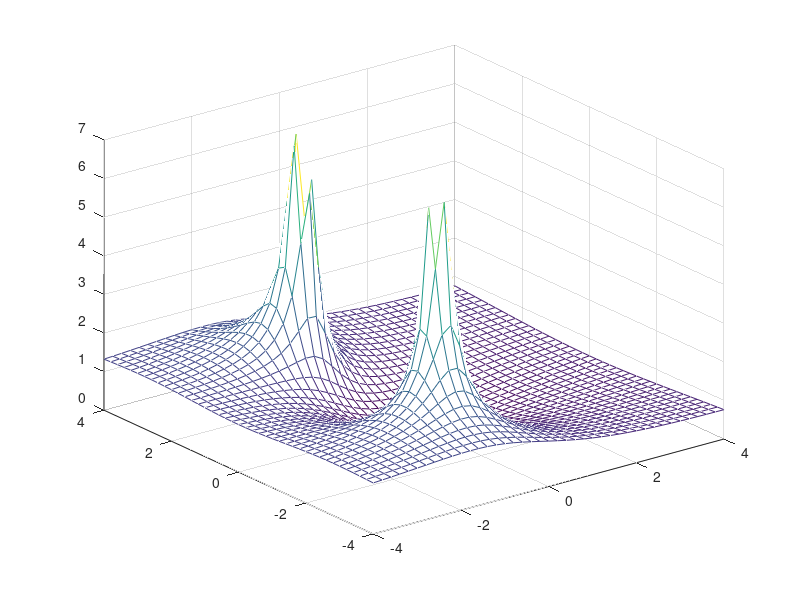

This chart was generated by the following MATLAB code:
#RLC voltage across R

clear
clf

G=@(s) s.^2./(s.^2+2.*s+5);
 	
#establish the complex plane
tx = ty = linspace (-4, 4, 41)';
[x, y] = meshgrid (tx, ty);

tz=abs(G(x+i*y));
mesh (tx, ty, tz);

#=============================
#concatenate the two matrices, rotate clockwise 90 degrees and then save as text file
#kMag=rot90([vi(t);t],-1);

#kkk=fopen("figFreqNotchFilterA.dat","w");
#fdisp(kkk,kMag)
#fclose(kkk);

